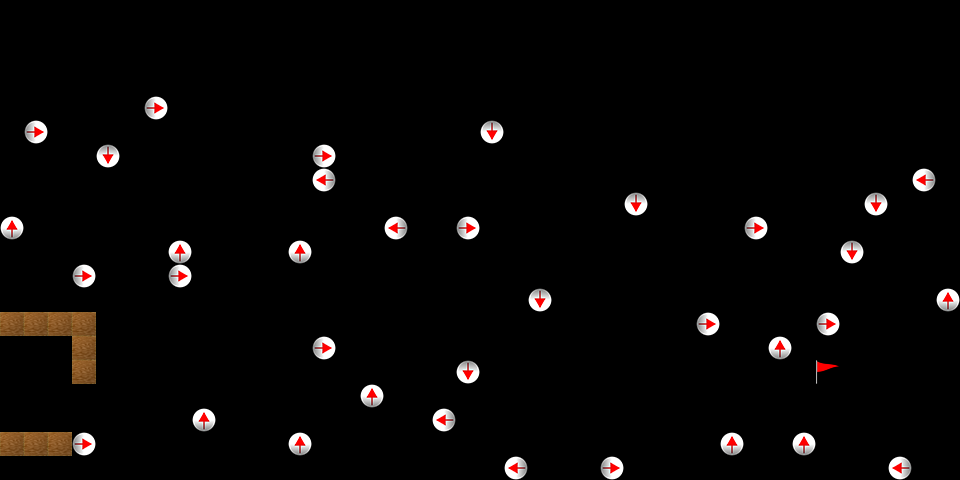

A 2D game scene composited from a Tiled map and its tileset images. What follows is a short description and the map's XML, with each tile layer's data collapsed to a summary:
An orthogonal 40x20 tile map with 24x24 px tiles, 2 tile layers (Terrain, CollisionObj), 2 tilesets.

<map version="1.0" orientation="orthogonal" renderorder="right-down" width="40" height="20" tilewidth="24" tileheight="24" nextobjectid="12">
 <tileset firstgid="1" source="terrain.tsx" />
 <tileset firstgid="17" name="objects" tilewidth="24" tileheight="24" tilecount="10" columns="10">
  <image source="object.png" width="240" height="24" />
  <tile id="0">
   <properties>
    <property name="animation" value="h.png" />
    <property name="animationCount" value="2" />
    <property name="category" value="2" />
   </properties>
  </tile>
  <tile id="1">
   <properties>
    <property name="category" value="4" />
   </properties>
  </tile>
  <tile id="2">
   <properties>
    <property name="category" value="8" />
   </properties>
  </tile>
  <tile id="3">
   <properties>
    <property name="category" value="16" />
   </properties>
  </tile>
  <tile id="4">
   <properties>
    <property name="category" value="32" />
   </properties>
  </tile>
  <tile id="5">
   <properties>
    <property name="category" type="int" value="44" />
   </properties>
  </tile>
  <tile id="6">
   <properties>
    <property name="category" type="int" value="64" />
   </properties>
  </tile>
  <tile id="8">
   <properties>
    <property name="category" type="int" value="22" />
   </properties>
  </tile>
  <tile id="9">
   <properties>
    <property name="category" type="int" value="66" />
   </properties>
  </tile>
 </tileset>
 <layer name="Terrain" width="40" height="20">
  <data>[800 cells, 9 non-empty, 1 distinct tile ids]</data>
 </layer>
 <layer name="CollisionObj" width="40" height="20">
  <data>[800 cells, 36 non-empty, 5 distinct tile ids]</data>
 </layer>
</map>
